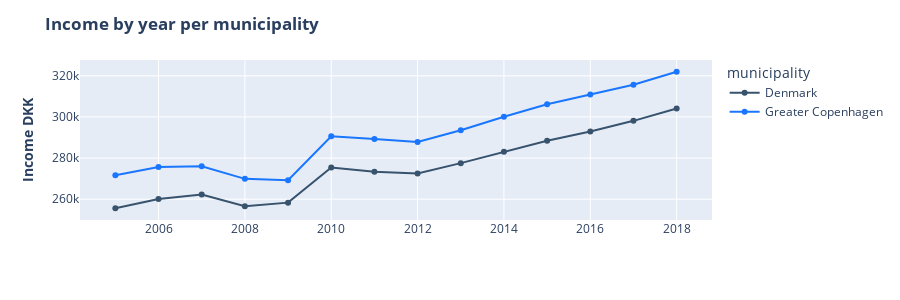

Source (notebook cell):
### Markdown cell above
### Timelines for Income, Days in Hospital and # of Hospitalizations
In the process we also created a more simple line plot over time for each of the three continous variables. At the end of the day we decided not to use these in the article, as the visualizations above capture the same story told in these visualizations.

### Code cell
# Group the data by 'year' and 'municipality', then calculate the sum of 'weighted_inc_mun' for each group
df_income = df_cop_dk.groupby(['year', 'municipality'])['weighted_inc_mun'].sum().reset_index(name='count')

# Create a line chart using Plotly Express, with 'year' on the x-axis, 'count' on the y-axis, and colored by 'municipality'
fig = px.line(df_income, x='year', y='count', color='municipality', markers=True, width=900, height=300)  # Adding markers to the line plot for better visibility of data points

# update line colors to rgb(55, 83, 109) for Denmark and rgb(26, 118, 255) for Greater Copenhagen
fig.update_traces(line_color='rgb(55, 83, 109)', selector=dict(name='Denmark'))
fig.update_traces(line_color='rgb(26, 118, 255)', selector=dict(name='Greater Copenhagen'))

# Edit the layout
fig.update_layout(title='<b>Income by year per municipality<b>',
                   xaxis_title='',
                   yaxis_title='<b>Income DKK<b>')

fig.show()

### Figure 1 — Plotly figure (JSON) as saved in the notebook; plotly's stock layout.template omitted (floating-point values rounded to 4 significant figures)
{"data": [{"hovertemplate": "municipality=Denmark<br>year=%{x}<br>count=%{y}<extra></extra>", "legendgroup": "Denmark", "line": {"color": "rgb(55, 83, 109)", "dash": "solid"}, "marker": {"symbol": "circle"}, "mode": "lines+markers", "name": "Denmark", "orientation": "v", "showlegend": true, "type": "scatter", "x": [2005, 2006, 2007, 2008, 2009, 2010, 2011, 2012, 2013, 2014, 2015, 2016, 2017, 2018], "xaxis": "x", "y": [255600.0, 260100.0, 262300.0, 256600.0, 258300.0, 275400.0, 273400.0, 272500.0, 277500.0, 283100.0, 288400.0, 293000.0, 298100.0, 304100.0], "yaxis": "y"}, {"hovertemplate": "municipality=Greater Copenhagen<br>year=%{x}<br>count=%{y}<extra></extra>", "legendgroup": "Greater Copenhagen", "line": {"color": "rgb(26, 118, 255)", "dash": "solid"}, "marker": {"symbol": "circle"}, "mode": "lines+markers", "name": "Greater Copenhagen", "orientation": "v", "showlegend": true, "type": "scatter", "x": [2005, 2006, 2007, 2008, 2009, 2010, 2011, 2012, 2013, 2014, 2015, 2016, 2017, 2018], "xaxis": "x", "y": [271700.0, 275700.0, 276100.0, 269900.0, 269200.0, 290600.0, 289300.0, 287900.0, 293500.0, 300100.0, 306200.0, 310900.0, 315700.0, 322000.0], "yaxis": "y"}], "layout": {"height": 300, "legend": {"title": {"text": "municipality"}, "tracegroupgap": 0}, "margin": {"t": 60}, "title": {"text": "<b>Income by year per municipality<b>"}, "width": 900, "xaxis": {"anchor": "y", "domain": [0, 1], "title": {"text": ""}}, "yaxis": {"anchor": "x", "domain": [0, 1], "title": {"text": "<b>Income DKK<b>"}}}}
